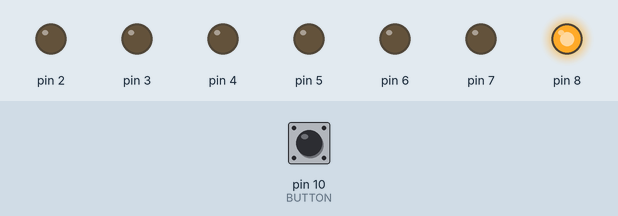
A sketch run on a simulated Arduino Uno, built with avr-gcc and run on an emulated ATmega328P. Parts: output pins drawn as LEDs (lit = HIGH). The test bench sets the inputs (shaded band); at power-on: pin 10 (BUTTON) LOW.

Above: at 1.2 s.
1.3 s: pin 10 (BUTTON) pulled HIGH for 0.15 s
At 2.6 s:
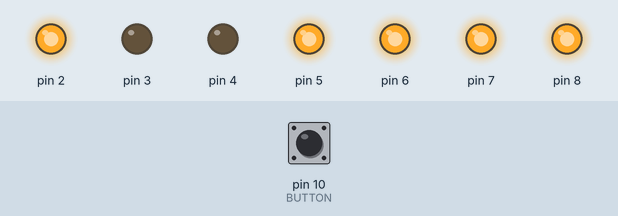
2.9 s: pin 10 (BUTTON) pulled HIGH for 1 s
At 5.1 s:
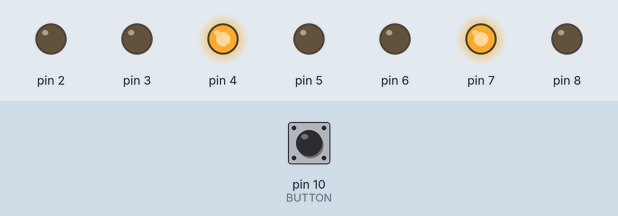
5.4 s: pin 10 (BUTTON) pulled HIGH for 0.15 s
At 6.7 s:
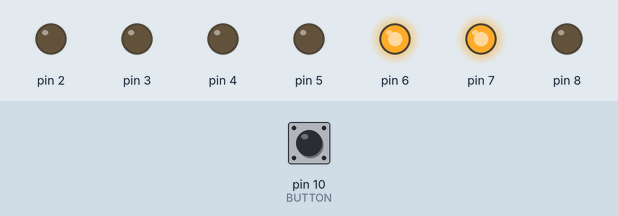
7.0 s: pin 10 (BUTTON) pulled HIGH for 3.2 s
At 11.1 s:
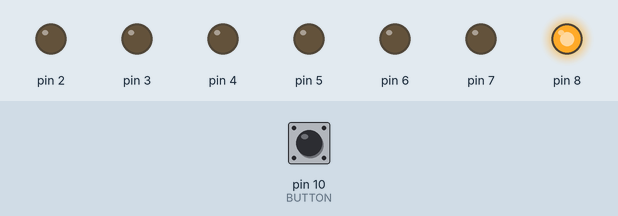
Timing chart, 0 to 12.6 s (numbered marks = the images above; inputs shaded):
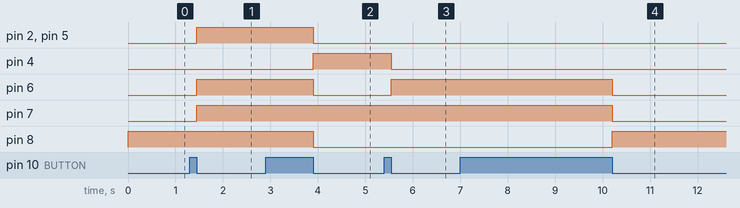

The sketch:

sevenSegmenButton_v1.ino
```cpp
int digits[][7] = {
  {0,0,0,0,0,0,1}, // zero
  {1,0,0,1,1,1,1}, //one
  {0,0,1,0,0,1,0}, //two
  {0,0,0,0,1,1,0} // three
};
int BUTTON = 10;
void setup() {
  pinMode(BUTTON , INPUT);
  // set the mode of pins as output
  for (int i=2; i<9 ; i++){
    pinMode(i,OUTPUT);
  }
}
void show(int dgt){
  for (int i=2,j=0; i<9 ; i++,j++){
    digitalWrite(i, digits[dgt][j]);
  }
}
int bVal, count=0;
void loop() {
    bVal = digitalRead(BUTTON);
    if (bVal==HIGH){
      if (count<3)count++;
      else count=0;
      while(digitalRead(BUTTON) ==HIGH);
    }
    show (count);
}
```

Measured:
- after the input at 1.3 s, pin 2, pin 5–7: LOW → HIGH after 0.15 s
- after the input at 2.9 s, pin 2, pin 5, pin 6, pin 8: HIGH → LOW after 1.0 s; pin 4: LOW → HIGH after 1.0 s
- after the input at 5.4 s, pin 4: HIGH → LOW after 0.15 s; pin 6: LOW → HIGH after 0.15 s
- after the input at 7.0 s, pin 6, pin 7: HIGH → LOW after 3.2 s; pin 8: LOW → HIGH after 3.2 s
